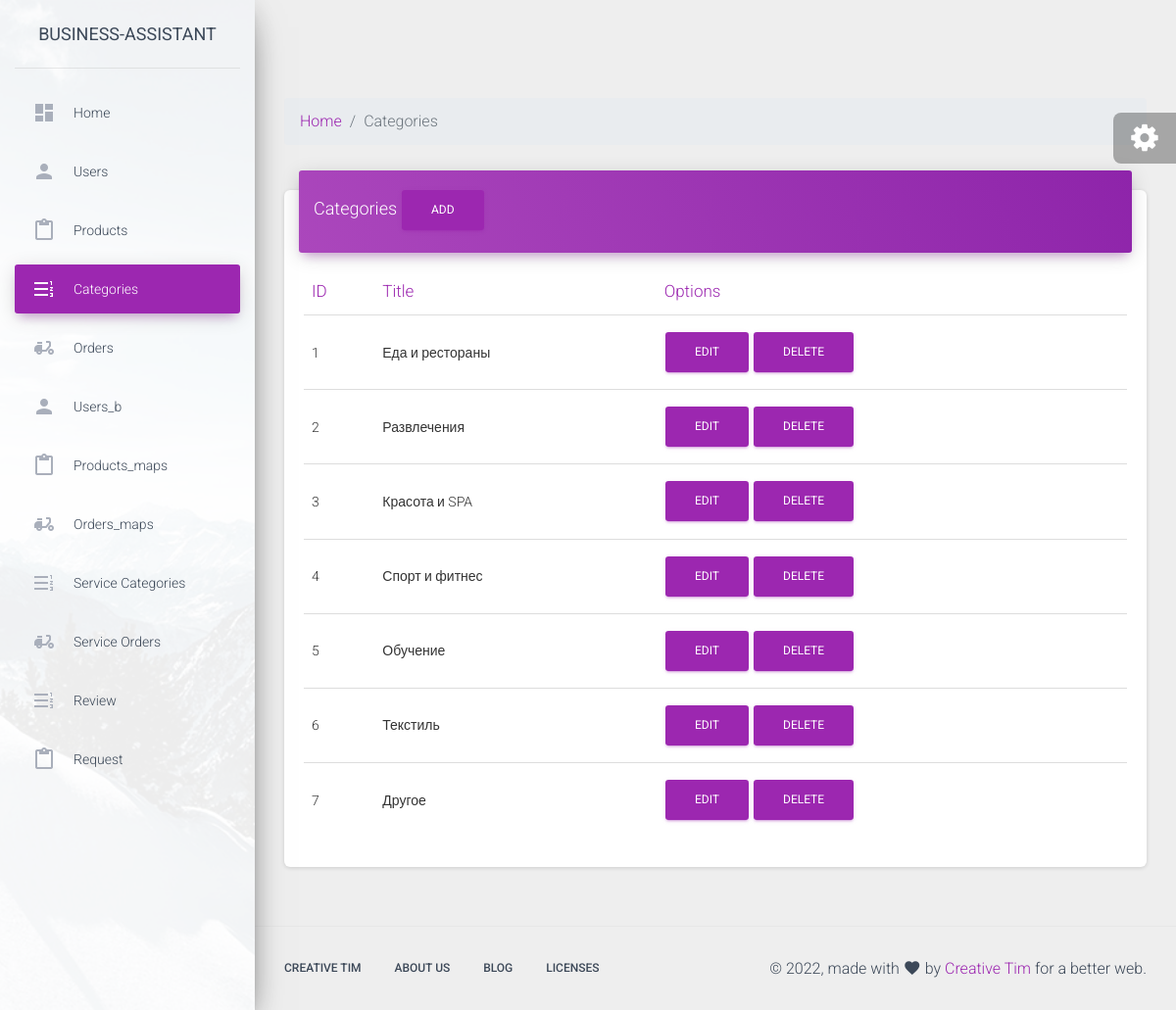
The app's page /admin/categories.php with its own data.
### tables this page shows
CREATE TABLE `categories` (
  `id` int(11) NOT NULL,
  `title` varchar(255) NOT NULL
);

### admin/categories.php (the view, shortened to what this page needs)
<?php
include $_SERVER["DOCUMENT_ROOT"] . "/configs/db.php";
include $_SERVER["DOCUMENT_ROOT"] . "/admin/parts/header.php";
?>
<nav aria-label="breadcrumb">
  <ol class="breadcrumb">
    <li class="breadcrumb-item"><a href="/admin">Home</a></li>
    <li class="breadcrumb-item active" aria-current="page">Categories</li>
  </ol>
</nav>
<div class="row">
  <div class="col-md-12">
    <div class="card">
      <div class="card-header card-header-primary">
        <h4 class="card-title ">
          Categories
          <a href="modules/categories/add.php" class="btn btn-primary">ADD</a>
        </h4>
      </div>
      <div class="card-body">
        <div class="table-responsive">
          <table class="table">
            <thead class=" text-primary">
              <th>ID</th>
              <th>Title</th>
              <th>Options</th>
            </thead>
            <tbody>
              <?php
               $sql = "SELECT * FROM categories";
                $result = $conn->query($sql);
                while ($row = mysqli_fetch_assoc($result)) {
              ?>
                <tr>
                  <td><?php echo $row["id"] ?></td>
                  <td><?php echo $row["title"] ?></td>
                  <td>
                      <a href="modules/categories/edit.php?id=<?php echo $row["id"] ?>" class="btn btn-primary">EDIT</a>
                      <a href="modules/categories/delete.php?id=<?php echo $row["id"] ?>"class="btn btn-primary">DELETE</a>
                  </td>
                </tr>
              <?php
              }
              ?>
            </tbody>
          </table>
        </div>
      </div>
    </div>
  </div>
</div>
<?php
include $_SERVER["DOCUMENT_ROOT"] . "/admin/parts/footer.php";
?>

### records on screen
categories: id "1", title "Еда и рестораны"
categories: id "2", title "Развлечения"
categories: id "3", title "Красота и SPA"
categories: id "4", title "Спорт и фитнес"
categories: id "5", title "Обучение"
categories: id "6", title "Текстиль"
categories: id "7", title "Другое"
